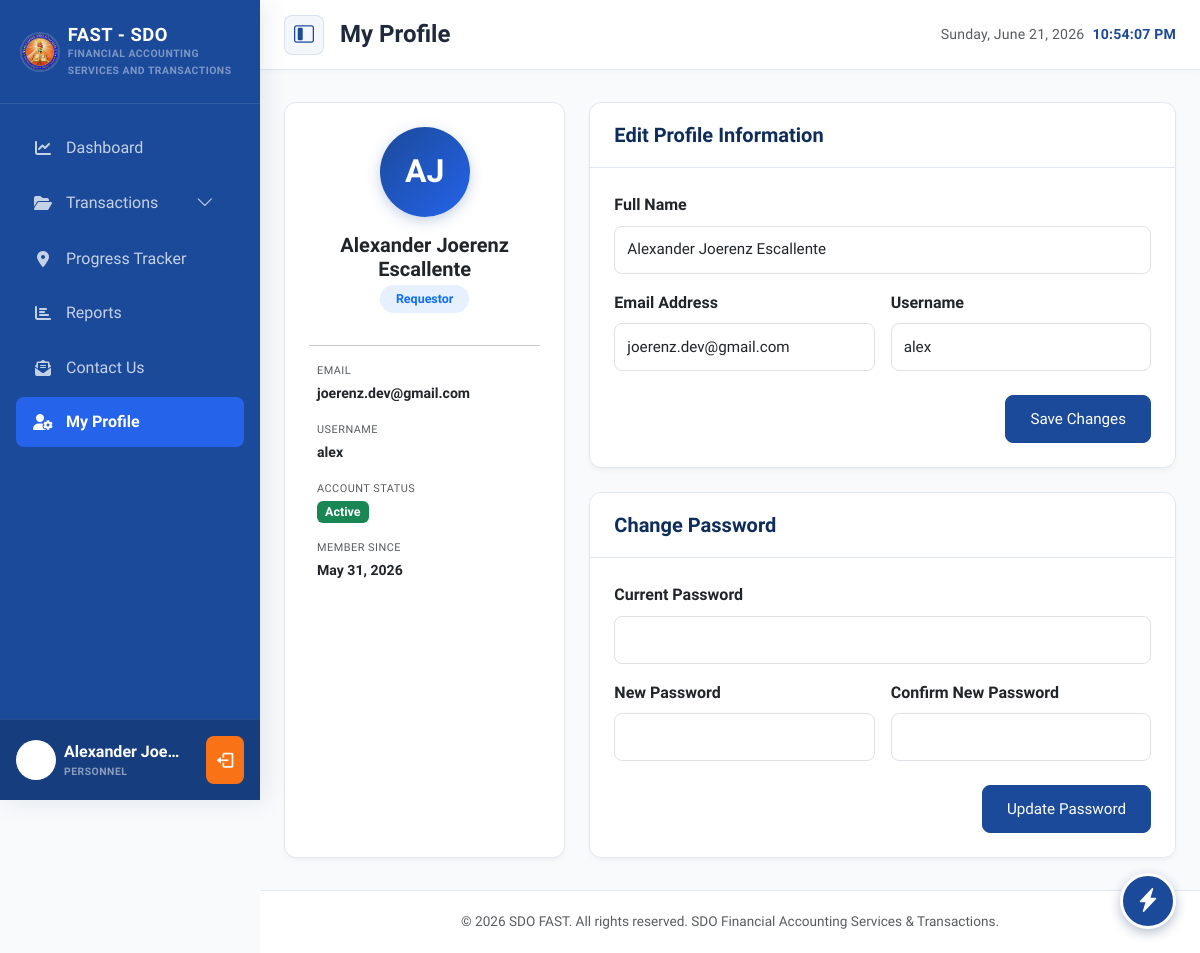
Before: /views/profile.php (signed in) with the older database file.
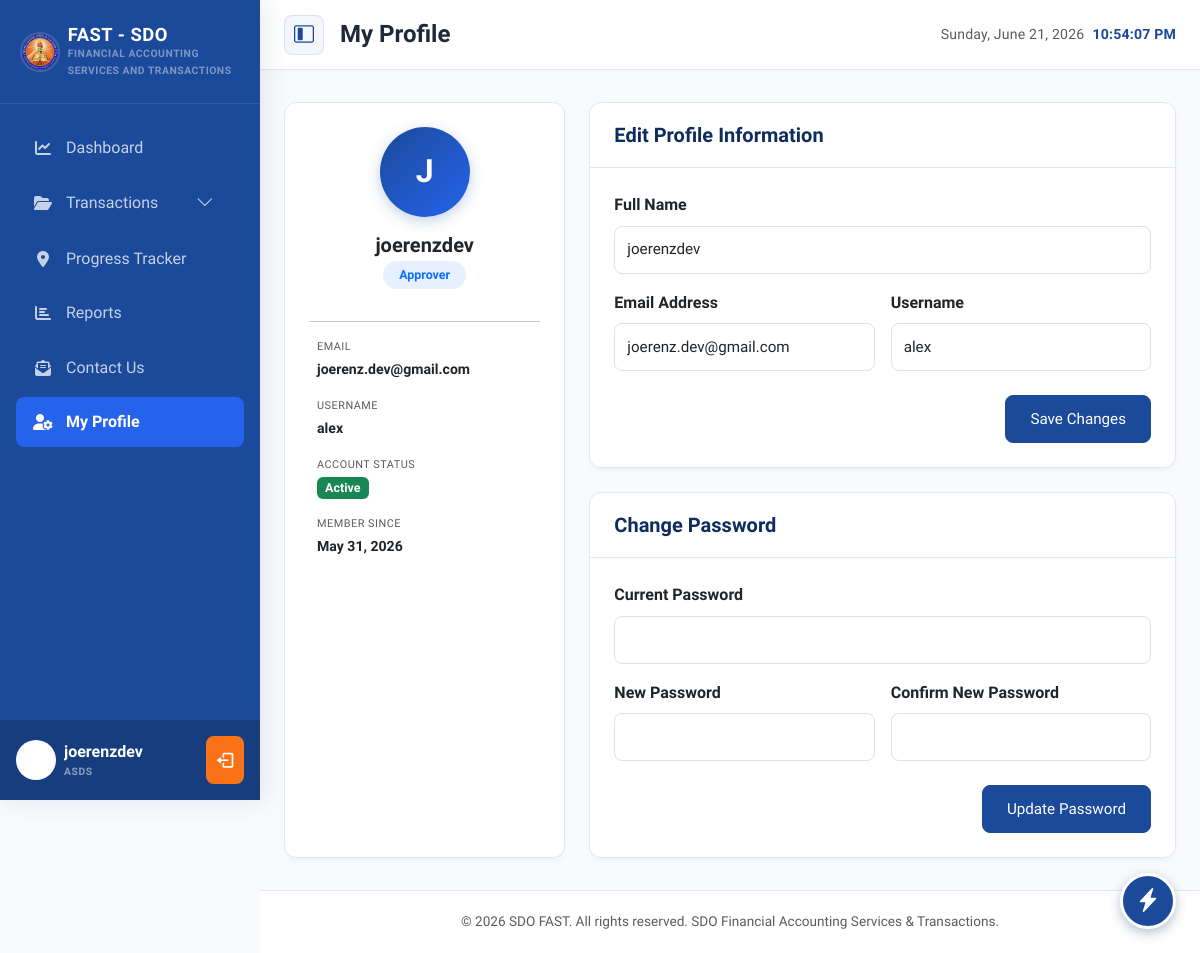
After: the same page with the newer database file.
### tables this page shows
CREATE TABLE `users` (
  `id` int(11) NOT NULL,
  `uuid` varchar(36) NOT NULL,
  `full_name` varchar(255) NOT NULL,
  `email` varchar(255) NOT NULL,
  `office` varchar(100) DEFAULT NULL,
  `unit_section` varchar(100) DEFAULT NULL,
  `employee_no` varchar(100) DEFAULT NULL,
  `position` varchar(100) DEFAULT NULL,
  `username` varchar(100) NOT NULL,
  `position_id` int(11) DEFAULT NULL,
  `password` varchar(255) NOT NULL,
  `status` varchar(20) NOT NULL DEFAULT 'active',
  `created_at` timestamp NOT NULL DEFAULT current_timestamp()
);

CREATE TABLE `roles` (
  `id` int(11) NOT NULL,
  `role_name` varchar(50) NOT NULL
);

### views/profile.php (the view, shortened to what the rows shown need)
<?php
require_once __DIR__ . '/../includes/header.php';
require_once __DIR__ . '/../includes/navbar.php';
require_once __DIR__ . '/../config/database.php';
$userId = $_SESSION['user_id'];
$userRole = $_SESSION['user_role'] ?? 'N/A';
$userData = null;
if ($fastPDO !== null) {
    try {
        $stmt = $fastPDO->prepare("
            SELECT u.id, u.uuid, u.full_name, u.email, u.username, u.status, u.created_at,
                   r.role_name
            FROM users u
            LEFT JOIN user_roles ur ON u.id = ur.user_id
            LEFT JOIN roles r ON ur.role_id = r.id
            WHERE u.id = :id
            LIMIT 1
        ");
        $stmt->execute(['id' => $userId]);
        $userData = $stmt->fetch();
    } catch (PDOException $e) {
        error_log("Profile fetch error: " . $e->getMessage());
    }
}
$fullName = $userData['full_name'] ?? ($_SESSION['user_name'] ?? 'User');
$email = $userData['email'] ?? '';
$username = $userData['username'] ?? '';
$roleName = $userData['role_name'] ?? $userRole;
$accountStatus = $userData['status'] ?? 'active';
$memberSince = isset($userData['created_at']) ? date('F d, Y', strtotime($userData['created_at'])) : 'N/A';
$nameParts = explode(' ', $fullName);
$initials = '';
foreach (array_slice($nameParts, 0, 2) as $part) {
    $initials .= strtoupper(substr($part, 0, 1));
}
$initials = $initials ?: 'U';
?>
<div class="row g-4">
    <div class="col-12 col-lg-4">
        <div class="card mb-0 h-100">
            <div class="card-body text-center pt-4 pb-4">
                <div class="rounded-circle d-flex align-items-center justify-content-center mx-auto mb-3"
                     style="width: 90px; height: 90px; background: linear-gradient(135deg, var(--color-primary), var(--color-primary-light)); font-size: 2rem; font-weight: 700; color: #ffffff; box-shadow: 0 4px 14px rgba(27, 74, 154, 0.25);">
                    <?php echo htmlspecialchars($initials); ?>
                </div>
                <h5 class="fw-bold mb-1"><?php echo htmlspecialchars($fullName); ?></h5>
                <span class="badge bg-primary bg-opacity-10 text-primary fw-semibold px-3 py-2 mb-3" style="font-size: 0.78rem; border-radius: 20px;">
                    <?php echo htmlspecialchars($roleName); ?>
                </span>
                <hr class="my-3">
                <div class="text-start px-2">
                    <div class="mb-3">
                        <small class="text-muted d-block" style="font-size: 0.68rem; text-transform: uppercase; letter-spacing: 0.5px;">Email</small>
                        <span class="fw-semibold" style="font-size: 0.88rem;"><?php echo htmlspecialchars($email); ?></span>
                    </div>
                    <div class="mb-3">
                        <small class="text-muted d-block" style="font-size: 0.68rem; text-transform: uppercase; letter-spacing: 0.5px;">Username</small>
                        <span class="fw-semibold" style="font-size: 0.88rem;"><?php echo htmlspecialchars($username); ?></span>
                    </div>
                    <div class="mb-3">
                        <div>
                            <span class="badge <?php echo $accountStatus === 'active' ? 'bg-success' : 'bg-secondary'; ?>" style="font-size: 0.78rem;">
                                <?php echo ucfirst($accountStatus); ?>
                            </span>
                        </div>
                    </div>
                    <div>
                        <small class="text-muted d-block" style="font-size: 0.68rem; text-transform: uppercase; letter-spacing: 0.5px;">Member Since</small>
                        <span class="fw-semibold" style="font-size: 0.88rem;"><?php echo $memberSince; ?></span>
                    </div>
                </div>
            </div>
        </div>
    </div>
    <div class="col-12 col-lg-8">
        <div class="card mb-4">
            <div class="card-body">
                <form id="profileForm">
                    <div class="row g-3">
                        <div class="col-12">
                            <label for="profileFullName" class="form-label fw-semibold">Full Name</label>
                            <input type="text" class="form-control" id="profileFullName" name="full_name" value="<?php echo htmlspecialchars($fullName); ?>" required>
                        </div>
                        <div class="col-12 col-md-6">
                            <label for="profileEmail" class="form-label fw-semibold">Email Address</label>
                            <input type="email" class="form-control" id="profileEmail" name="email" value="<?php echo htmlspecialchars($email); ?>" required>
                        </div>
                        <div class="col-12 col-md-6">
                            <label for="profileUsername" class="form-label fw-semibold">Username</label>
                            <input type="text" class="form-control" id="profileUsername" name="username" value="<?php echo htmlspecialchars($username); ?>" required>
                        </div>
                    </div>
                </form>
            </div>
        </div>
    </div>
</div>
<?php
require_once __DIR__ . '/../includes/footer.php';
?>

Changed rows visible on the page:
changed users "joerenz.dev@gmail.com": full_name "Alexander Joerenz Escallente" → "joerenzdev"; roles.role_name "Requestor" → "Approver"
Other visible differences:
$fullName: "Alexander Joe…" → "joerenzdev"
$position ?: $role: "PERSONNEL" → "ASDS"
$initials: "AJ" → "J"
